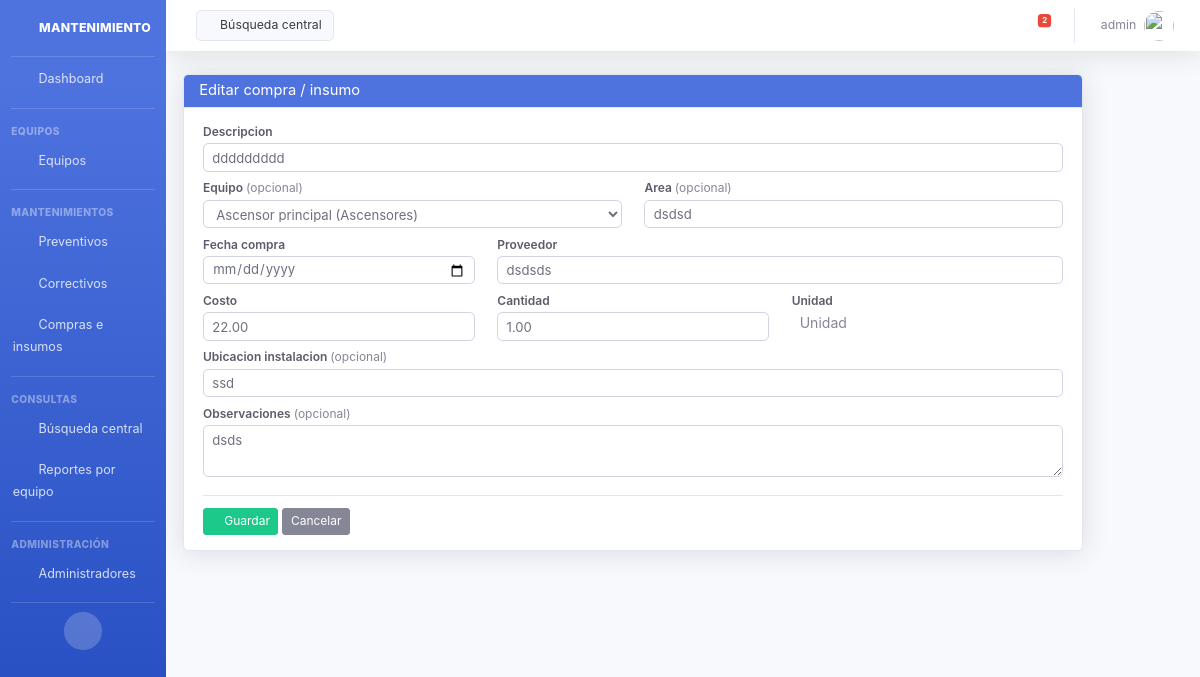
The page /compras/editar/8/ (signed in) on the database its author committed.
### core/models.py (models this page shows, shortened)
class Administrador(AbstractUser):
    pass

class CompraInsumo(models.Model):
    descripcion = models.CharField(max_length=255)
    equipo = models.ForeignKey(
        Equipo, on_delete=models.SET_NULL, null=True, blank=True, related_name='compras'
    )
    area = models.CharField(max_length=200, blank=True, help_text='Área destino si no hay equipo asociado')
    fecha_compra = models.DateField(default=date.today)
    proveedor = models.CharField(max_length=200)
    costo = models.DecimalField(max_digits=10, decimal_places=2)
    cantidad = models.DecimalField(max_digits=10, decimal_places=2, default=1)
    unidad = models.CharField(max_length=50, choices=UNIDAD_COMPRA_CHOICES, default='unidad')
    ubicacion_instalacion = models.CharField(max_length=200, blank=True)
    observaciones = models.TextField(blank=True)
    registrado_por = models.ForeignKey(get_user_model(), on_delete=models.SET_NULL, null=True, blank=True)
    fecha_registro = models.DateTimeField(auto_now_add=True)
    class Meta:
        ordering = ['-fecha_compra']
        verbose_name = 'Compra / Insumo'
        verbose_name_plural = 'Compras e insumos'

### core/views.py (the view)
# urls.py: path('compras/editar/<int:compra_id>/', compra_edit, name='compra-edit'),
def compra_edit(request, compra_id):
    compra = get_object_or_404(CompraInsumo, id=compra_id)
    if request.method == 'POST':
        form = CompraInsumoForm(request.POST, instance=compra)
        if form.is_valid():
            form.save()
            messages.success(request, 'Compra actualizada.')
            return redirect('compras-list')
    else:
        form = CompraInsumoForm(instance=compra)
    return render(request, 'core/compra_form.html', {'form': form, 'titulo': 'Editar compra / insumo'})

### core/forms.py
class CompraInsumoForm(forms.ModelForm):
    class Meta:
        model = CompraInsumo
        fields = [
            'descripcion', 'equipo', 'area', 'fecha_compra', 'proveedor',
            'costo', 'cantidad', 'unidad', 'ubicacion_instalacion', 'observaciones',
        ]
        widgets = {
            'fecha_compra': forms.DateInput(attrs={'type': 'date', 'class': 'form-control'}),
            'unidad': forms.Select(attrs={'class': 'form-control'}),
            'observaciones': forms.Textarea(attrs={'rows': 2, 'class': 'form-control'}),
        }
    def __init__(self, *args, **kwargs):
        super().__init__(*args, **kwargs)
        for name, field in self.fields.items():
            if name not in ('observaciones', 'fecha_compra', 'unidad'):
                field.widget.attrs['class'] = 'form-control'
        self.fields['equipo'].queryset = Equipo.objects.filter(activo=True)
        self.fields['equipo'].required = False

### core/models.py (called while the page is built)
    def __str__(self):
        return f"{self.nombre} ({self.get_categoria_display()})"

### core/templates/core/compra_form.html (shortened to what this page needs)
{% extends 'core/base.html' %}
{% block extra_css %}
<link href="https://cdn.jsdelivr.net/npm/select2@4.1.0-rc.0/dist/css/select2.min.css" rel="stylesheet" />
<link href="https://cdn.jsdelivr.net/npm/select2-bootstrap4-theme@1.0.0/dist/select2-bootstrap4.min.css" rel="stylesheet" />
{% endblock %}
{% block content %}
<div class="card shadow form-registro-card form-registro mb-4">
    <div class="card-header bg-primary text-white py-2"><h5 class="m-0">{{ titulo }}</h5></div>
    <div class="card-body">
        <form method="post">
            <div class="row">
                {% include 'core/partials/form_field.html' with field=form.descripcion col="col-12" %}
            </div>
            <div class="row">
                {% include 'core/partials/form_field.html' with field=form.equipo col="col-md-6" widget="raw" optional=True %}
                {% include 'core/partials/form_field.html' with field=form.area col="col-md-6" optional=True %}
            </div>
            <div class="row">
                {% include 'core/partials/form_field.html' with field=form.fecha_compra col="col-md-4" widget="raw" %}
                {% include 'core/partials/form_field.html' with field=form.proveedor col="col-md-8" %}
            </div>
            <div class="row">
                {% include 'core/partials/form_field.html' with field=form.costo col="col-md-4" %}
                {% include 'core/partials/form_field.html' with field=form.cantidad col="col-md-4" %}
                {% include 'core/partials/form_field.html' with field=form.unidad col="col-md-4" widget="raw" %}
            </div>
            <div class="row">
                {% include 'core/partials/form_field.html' with field=form.ubicacion_instalacion col="col-12" optional=True %}
            </div>
            <div class="row">
                {% include 'core/partials/form_field.html' with field=form.observaciones col="col-12" widget="raw" optional=True %}
            </div>
            <div class="form-actions">
                <button type="submit" class="btn btn-success btn-sm"><i class="fas fa-save"></i> Guardar</button>
                <a href="{% url 'compras-list' %}" class="btn btn-secondary btn-sm">Cancelar</a>
            </div>
        </form>
    </div>
</div>
{% endblock %}

### core/templates/core/header.html (shortened to what this page needs)
{% load static %}
<nav class="navbar navbar-expand navbar-light bg-white topbar mb-4 static-top shadow">
    <a href="{% url 'busqueda-central' %}" class="d-none d-sm-inline-block btn btn-light border small mr-auto ml-md-3 my-2 my-md-0">
        <i class="fas fa-search fa-sm"></i> Búsqueda central
    </a>
    <ul class="navbar-nav ml-auto">
        <li class="nav-item dropdown no-arrow mx-1">
            <a class="nav-link dropdown-toggle" href="#" id="alertsDropdown" role="button" data-toggle="dropdown"
               aria-haspopup="true" aria-expanded="false">
                <i class="fas fa-bell fa-fw"></i>
                <span class="badge badge-danger badge-counter" id="alert-count">0</span>
            </a>
        </li>
        <li class="nav-item dropdown no-arrow">
            <a class="nav-link dropdown-toggle" href="#" id="userDropdown" role="button"
               data-toggle="dropdown" aria-haspopup="true" aria-expanded="false">
                <span class="mr-2 d-none d-lg-inline text-gray-600 small">{{ request.user.username }}</span>
                <img class="img-profile rounded-circle" src="{% static 'img/undraw_profile.svg' %}">
            </a>
        </li>
    </ul>
</nav>

### core/templates/core/partials/form_field.html (shortened to what this page needs)
{% load widget_tweaks %}
<div class="col-12 {{ col|default:'col-md-12' }} form-group mb-2">
  <label class="form-registro-label" for="{{ field.id_for_label }}">
    {{ field.label }}{% if optional %} <span class="text-muted font-weight-normal">(opcional)</span>{% endif %}
  </label>
  {% if widget == 'checkbox' %}
    <div class="form-check mt-1">
      {{ field|add_class:"form-check-input" }}
      <label class="form-check-label" for="{{ field.id_for_label }}">{{ checkbox_label|default:field.label }}</label>
    </div>
  {% elif widget == 'raw' %}
    {{ field }}
  {% else %}
    {{ field|add_class:"form-control" }}
  {% endif %}
</div>

### core/static/css/mantenimiento.css (style rules this page uses)
html { font-size: 15px; }
body { font-size: 0.9375rem; }
h5, .h5 { font-size: 0.98rem; }
.btn { font-size: 0.875rem; }
.btn-sm { font-size: 0.8rem; padding: 0.25rem 0.5rem; }
.form-control, .custom-select, select.form-control { font-size: 0.875rem; padding: 0.4rem 0.65rem; height: calc(1.5em + 0.65rem + 2px); }
label, .col-form-label { font-size: 0.875rem; margin-bottom: 0.25rem; }
.card-header { padding: 0.6rem 1rem; }
.card-body { padding: 1rem; }
.badge { font-size: 0.75rem; padding: 0.35em 0.55em; }
.small, small { font-size: 0.82rem; }
.topbar { height: 3.4rem !important; }
.topbar .nav-link { font-size: 0.875rem; }
input[type="number"] { padding-right: 1.75rem; }
.form-registro-card { max-width: 900px; }
.form-registro .card-body { padding: 1rem 1.25rem; }
.form-registro .form-group { margin-bottom: 0.5rem; }
.form-registro .form-registro-label, .form-registro label.form-registro-label { display: block; margin-bottom: 0.15rem; font-size: 0.8rem; font-weight: 600; color: #5a5c69; }
.form-registro .form-control, .form-registro select.form-control { padding: 0.35rem 0.55rem; height: calc(1.45em + 0.5rem + 2px); }
.form-registro textarea.form-control { height: auto; min-height: 2.5rem; }
.form-registro .form-actions { margin-top: 0.75rem; padding-top: 0.75rem; border-top: 1px solid #e3e6f0; }

### rows shown on the page
Administrador: user.username "admin"
CompraInsumo: descripcion "ddddddddd", equipo "Ascensor principal (Ascensores)", area "dsdsd", proveedor "dsdsds", costo "22.00", cantidad "1.00", label "Unidad", ubicacion_instalacion "ssd", observaciones "dsds"

### other values the page prints
{{ titulo }} "Editar compra / insumo"
{{ field.label }} "Descripcion Equipo Area Fecha compra Proveedor Costo Cantidad Ubicacion instalacion Observaciones"
